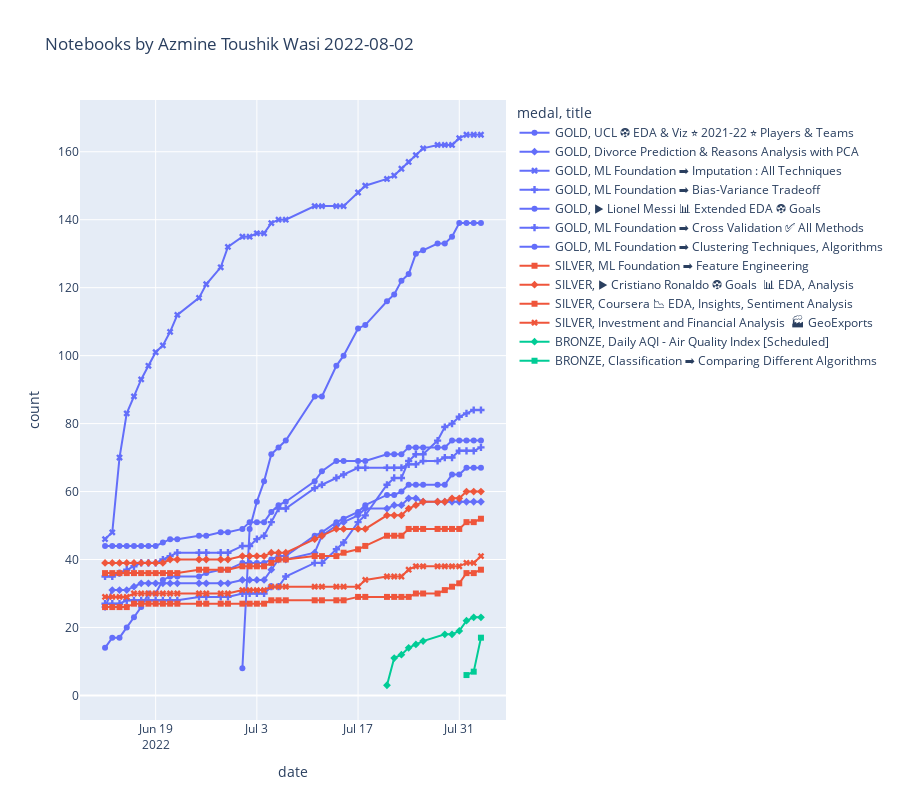

Write notebook code for a chart like this one.
### Code cell
px.line(
    df_d,
    x='date',
    y='count',
    title=f'Notebooks by {df.author_displayName.get(0)} '+str(links[-2][25:35]),
    log_x=False,
    log_y=False,
    symbol='title',
    markers=True,
    #width=800, 
    height=800,
    color='medal',
    hover_name='title')
